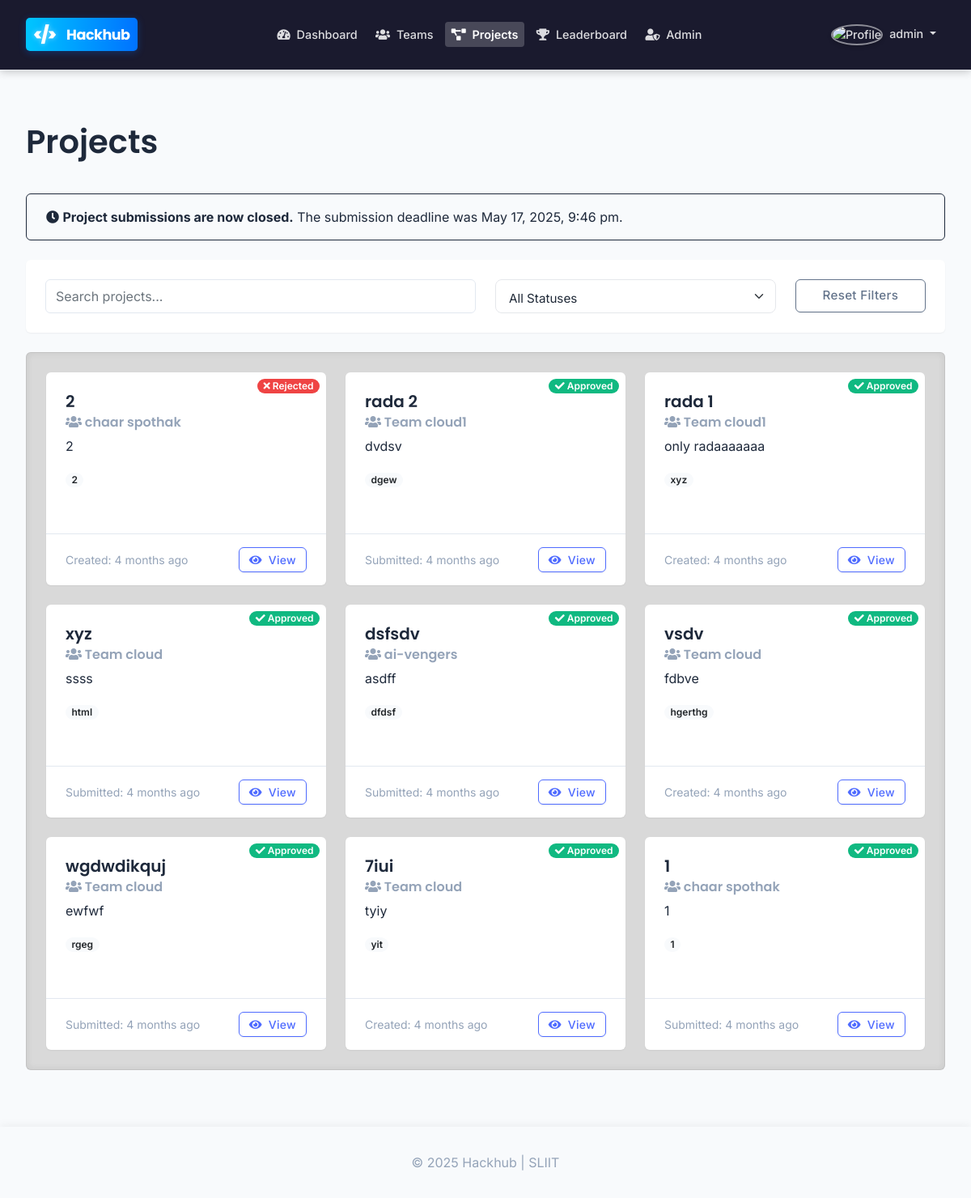
Screenshot of /pages/projects.php (signed in) with the database file from the repository.
### tables this page shows
CREATE TABLE `hackathon_settings` (
  `id` int(11) NOT NULL,
  `name` varchar(100) NOT NULL DEFAULT 'Hackhub',
  `description` text DEFAULT NULL,
  `registration_deadline` datetime NOT NULL,
  `submission_deadline` datetime NOT NULL,
  `max_team_size` int(11) NOT NULL DEFAULT 4,
  `min_team_size` int(11) NOT NULL DEFAULT 1,
  `contact_email` varchar(100) DEFAULT NULL,
  `created_at` timestamp NOT NULL DEFAULT current_timestamp(),
  `updated_at` timestamp NOT NULL DEFAULT current_timestamp() ON UPDATE current_timestamp()
);

CREATE TABLE `projects` (
  `project_id` int(11) NOT NULL,
  `team_id` int(11) NOT NULL,
  `title` varchar(100) NOT NULL,
  `description` text NOT NULL,
  `tech_stack` text DEFAULT NULL,
  `github_link` varchar(255) DEFAULT NULL,
  `demo_link` varchar(255) DEFAULT NULL,
  `status` enum('draft','submitted','under_review','rejected','approved') NOT NULL DEFAULT 'draft',
  `submission_date` timestamp NULL DEFAULT NULL,
  `admin_feedback` text DEFAULT NULL,
  `created_at` timestamp NOT NULL DEFAULT current_timestamp(),
  `updated_at` timestamp NOT NULL DEFAULT current_timestamp() ON UPDATE current_timestamp()
);

CREATE TABLE `teams` (
  `team_id` int(11) NOT NULL,
  `team_name` varchar(100) NOT NULL,
  `team_description` text DEFAULT NULL,
  `created_by` int(11) NOT NULL,
  `created_at` timestamp NOT NULL DEFAULT current_timestamp(),
  `updated_at` timestamp NOT NULL DEFAULT current_timestamp() ON UPDATE current_timestamp()
);

### pages/projects.php (the view, shortened to what this page needs)
<?php
require_once '../includes/auth_check.php';
$settingsQuery = $conn->query("SELECT * FROM hackathon_settings LIMIT 1");
$hackathonSettings = null;
$submissionOpen = true;
if ($settingsQuery && $settingsQuery->num_rows > 0) {
    $hackathonSettings = $settingsQuery->fetch_assoc();
    $submissionDeadline = strtotime($hackathonSettings['submission_deadline']);
    $currentTime = time();
    $submissionOpen = ($currentTime < $submissionDeadline);
}
$userTeams = [];
$isAdmin = isset($_SESSION['user_type']) && $_SESSION['user_type'] == 'admin';
$isJudge = isset($_SESSION['user_type']) && $_SESSION['user_type'] == 'judge';
if ($isAdmin) {
    $projectQuery = "SELECT p.*, t.team_name FROM projects p
                    JOIN teams t ON p.team_id = t.team_id
                    ORDER BY p.status ASC, p.updated_at DESC";
    $projectStmt = $conn->prepare($projectQuery);
    $projectStmt->execute();
} else if ($isJudge) {
    $projectQuery = "SELECT p.*, t.team_name FROM projects p
                    JOIN teams t ON p.team_id = t.team_id
                    WHERE p.status IN ('submitted', 'under_review', 'approved')
                    ORDER BY p.status ASC, p.updated_at DESC";
    $projectStmt = $conn->prepare($projectQuery);
    $projectStmt->execute();
}
$projectResult = $projectStmt->get_result();
$projects = [];
while ($project = $projectResult->fetch_assoc()) {
    $projects[] = $project;
}
include '../includes/header.php';
?>
<div class="container py-4">
    <div class="d-flex justify-content-between align-items-center mb-4">
        <h1>Projects</h1>
    </div>
    <?php if (!$submissionOpen): ?>
        <div class="alert alert-warning">
            <i class="fas fa-clock"></i> <strong>Project submissions are now closed.</strong>
            <?php if ($hackathonSettings): ?>
                The submission deadline was <?php echo date('F j, Y, g:i a', $submissionDeadline); ?>.
            <?php endif; ?>
        </div>
    <?php endif; ?>
    <?php if (empty($projects)): ?>
        <div class="alert alert-info">
            <p class="mb-0">No projects found.
                <?php if ($submissionOpen): ?>
                    <?php if (empty($userTeams)): ?>
                        Join or create a team to start working on a project!
                    <?php else: ?>
                        Start creating a project for your team!
                    <?php endif; ?>
                <?php endif; ?>
            </p>
        </div>
    <?php else: ?>
        <div class="card shadow-sm mb-4">
            <div class="card-body">
                <div class="row align-items-center">
                    <div class="col-md-6">
                        <input type="text" class="form-control" id="projectSearch" placeholder="Search projects...">
                    </div>
                    <div class="col-md-4">
                        <select class="form-select" id="statusFilter">
                            <option value="">All Statuses</option>
                        </select>
                    </div>
                    <div class="col-md-2">
                        <button class="btn btn-outline-secondary w-100" id="resetFilters">
                            Reset Filters
                        </button>
                    </div>
                </div>
            </div>
        </div>
        <div class="p-4 rounded mb-4 teams-container">
            <div class="row row-cols-1 row-cols-md-2 row-cols-lg-3 g-4" id="projectsList">
                <?php foreach ($projects as $project): ?>
                    <div class="col project-card" data-status="<?php echo $project['status']; ?>">
                        <div class="card h-100 shadow-sm">
                            <div class="card-body">
                                <?php
                                $statusClass = '';
                                $statusIcon = '';
                                switch ($project['status']) {
                                    case 'approved':
                                        $statusClass = 'bg-success';
                                        $statusIcon = 'fa-check';
                                        break;
                                    case 'rejected':
                                        $statusClass = 'bg-danger';
                                        $statusIcon = 'fa-times';
                                        break;
                                }
                                ?>
                                <div class="badge <?php echo $statusClass; ?> text-white position-absolute top-0 end-0 m-2">
                                    <i class="fas <?php echo $statusIcon; ?>"></i>
                                    <?php echo ucfirst($project['status']); ?>
                                </div>
                                <h5 class="card-title"><?php echo htmlspecialchars($project['title']); ?></h5>
                                <h6 class="card-subtitle mb-2 text-muted">
                                    <i class="fas fa-users"></i> <?php echo htmlspecialchars($project['team_name']); ?>
                                </h6>
                                <p class="card-text text-truncate">
                                    <?php echo htmlspecialchars($project['description']); ?>
                                </p>
                                <?php if (!empty($project['tech_stack'])): ?>
                                    <div class="mb-2">
                                        <?php foreach(explode(',', $project['tech_stack']) as $tech): ?>
                                            <span class="badge bg-light text-dark me-1"><?php echo trim($tech); ?></span>
                                        <?php endforeach; ?>
                                    </div>
                                <?php endif; ?>
                            </div>
                            <div class="card-footer bg-transparent">
                                <div class="d-flex justify-content-between align-items-center">
                                    <small class="text-muted">
                                        <?php if ($project['submission_date']): ?>
                                            Submitted: <span class="time-ago" data-timestamp="<?php echo strtotime($project['submission_date']); ?>"><?php echo time_ago($project['submission_date']); ?></span>
                                        <?php else: ?>
                                            Created: <span class="time-ago" data-timestamp="<?php echo strtotime($project['created_at']); ?>"><?php echo time_ago($project['created_at']); ?></span>
                                        <?php endif; ?>
                                    </small>
                                    <a href="<?php echo BASE_URL; ?>/pages/project-details.php?id=<?php echo $project['project_id']; ?>" class="btn btn-sm btn-outline-primary">
                                        <i class="fas fa-eye"></i> View
                                    </a>
                                </div>
                            </div>
                        </div>
                    </div>
                <?php endforeach; ?>
            </div>
        </div>
    <?php endif; ?>
</div>
<?php include '../includes/footer.php'; ?>

### css/style.css (style rules this page uses)
:root { --primary-50: #f0f9ff; --primary-100: #e0f2fe; --primary-200: #bae6fd; --primary-300: #7dd3fc; --primary-400: #38bdf8; --primary-500: #0ea5e9; --primary-600: #0284c7; --primary-700: #0369a1; --primary-800: #075985; --primary-900: #0c4a6e; --gray-50: #f9fafb; --gray-100: #f3f4f6; --gray-200: #e5e7eb; --gray-300: #d1d5db; --gray-400: #9ca3af; --gray-500: #6b7280; --gray-600: #4b5563; --gray-700: #374151; --gray-800: #1f2937; --gray-900: #111827; --success: #10b981; --warning: #f59e0b; --danger: #ef4444; --info: #3b82f6; --primary: var(--primary-600); --secondary: var(--gray-600); --accent: #8b5cf6; --background: #ffffff; --card-bg: #ffffff; --text: var(--gray-800); --text-secondary: var(--gray-500); --border: var(--gray-200); }
* { margin: 0; padding: 0; box-sizing: border-box; }
body { min-height: 100vh; display: flex; flex-direction: column; font-family: 'Inter', -apple-system, BlinkMacSystemFont, 'Segoe UI', Roboto, Oxygen, Ubuntu, Cantarell, sans-serif; background-color: var(--background); color: var(--text); line-height: 1.6; transition: background-color 0.3s ease, color 0.3s ease; }
.container { flex: 1; }
h1, h2, h3, h4, h5, h6 { font-weight: 600; color: var(--dark-color); }
.card { border: 1px solid var(--border); border-radius: 12px; background: var(--card-bg); box-shadow: 0 4px 20px rgba(0, 0, 0, 0.04); transition: all 0.3s cubic-bezier(0.4, 0, 0.2, 1); overflow: hidden; margin-bottom: 1.5rem; }
.card-body { padding: 1.5rem; }
.card-footer { background: var(--gray-50); border-top: 1px solid var(--border); padding: 1rem 1.5rem; }
.btn { border-radius: 8px; font-weight: 500; padding: 0.625rem 1.5rem; transition: all 0.2s cubic-bezier(0.4, 0, 0.2, 1); position: relative; overflow: hidden; border: none; font-size: 0.95rem; text-transform: none; letter-spacing: 0.3px; box-shadow: 0 2px 5px rgba(0, 0, 0, 0.05); }
.btn-outline-primary { background: transparent; border: 1px solid var(--primary-500); color: var(--primary-600); }
.btn-sm { padding: 0.4rem 1rem; font-size: 0.85rem; }
.project-card .badge { margin-right: 5px; }
.form-control, .form-select { border: 1px solid var(--border); border-radius: 8px; padding: 0.75rem 1rem; font-size: 0.95rem; transition: all 0.2s ease; background-color: var(--card-bg); color: var(--text); height: calc(2.5rem + 2px); }

### pages/projects.php (style rules this page uses)
.teams-container { background-color: #d9d9d9 !important; border: 1px solid rgba(0,0,0,0.1); box-shadow: inset 0 0 0.5rem rgba(0,0,0,0.08); }
.card.shadow-sm { transition: transform 0.2s ease, box-shadow 0.2s ease; border: none; background-color: #ffffff !important; }

### includes/footer.php (style rules this page uses)
body { margin-bottom: 70px; }

### rows the page displays
hackathon_settings: submission_deadline "May 17, 2025, 9:46 pm"
projects: status "Rejected", title "2", team.team_name "chaar spothak", description "2", tech_stack "2"
projects: status "Approved", title "rada 2", team.team_name "Team cloud1", description "dvdsv", tech_stack "dgew"
projects: status "Approved", title "rada 1", team.team_name "Team cloud1", description "only radaaaaaaa", tech_stack "xyz"
projects: status "Approved", title "xyz", team.team_name "Team cloud", description "ssss", tech_stack "html"
projects: status "Approved", title "dsfsdv", team.team_name "ai-vengers", description "asdff", tech_stack "dfdsf"
projects: status "Approved", title "vsdv", team.team_name "Team cloud", description "fdbve", tech_stack "hgerthg"
projects: status "Approved", title "wgdwdikquj", team.team_name "Team cloud", description "ewfwf", tech_stack "rgeg"
projects: status "Approved", title "7iui", team.team_name "Team cloud", description "tyiy", tech_stack "yit"
projects: status "Approved", title "1", team.team_name "chaar spothak", description "1", tech_stack "1"

### other values shown
$_SESSION['username'] "admin"
